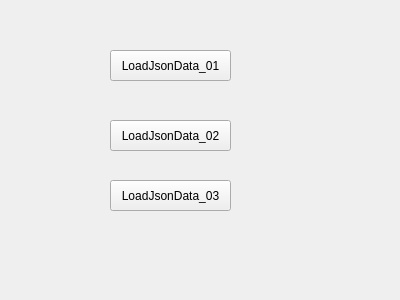
<?xml version="1.0" encoding="UTF-8"?>
<ui version="4.0">
 <class>Widget</class>
 <widget class="QWidget" name="Widget">
  <property name="geometry">
   <rect>
    <x>0</x>
    <y>0</y>
    <width>400</width>
    <height>300</height>
   </rect>
  </property>
  <property name="windowTitle">
   <string>Widget</string>
  </property>
  <widget class="QPushButton" name="pushButton">
   <property name="geometry">
    <rect>
     <x>110</x>
     <y>50</y>
     <width>121</width>
     <height>31</height>
    </rect>
   </property>
   <property name="text">
    <string>LoadJsonData_01</string>
   </property>
  </widget>
  <widget class="QPushButton" name="pushButton_2">
   <property name="geometry">
    <rect>
     <x>110</x>
     <y>120</y>
     <width>121</width>
     <height>31</height>
    </rect>
   </property>
   <property name="text">
    <string>LoadJsonData_02</string>
   </property>
  </widget>
  <widget class="QPushButton" name="pushButton_3">
   <property name="geometry">
    <rect>
     <x>110</x>
     <y>180</y>
     <width>121</width>
     <height>31</height>
    </rect>
   </property>
   <property name="text">
    <string>LoadJsonData_03</string>
   </property>
  </widget>
 </widget>
 <layoutdefault spacing="6" margin="11"/>
 <resources/>
 <connections/>
</ui>
